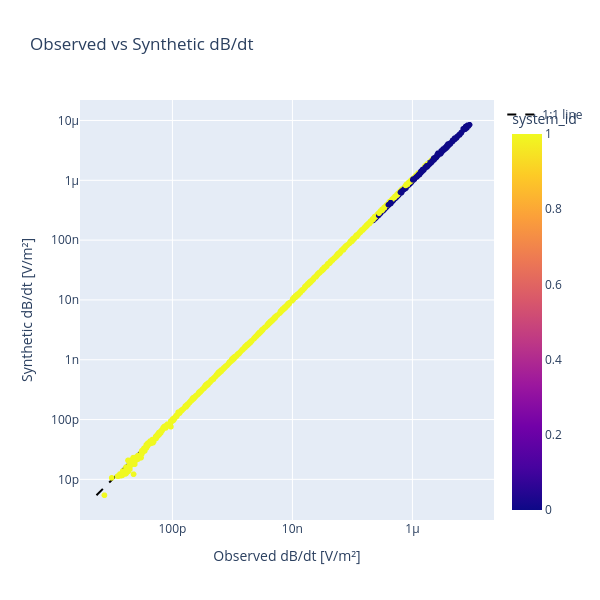

Source (notebook cell):
### Code cell
import pandas as pd
df_res2 = pd.read_csv('inversion_results.csv', index_col=0)

import plotly.express as px
import plotly.graph_objects as go

# Create scatter plot
fig = px.scatter(
    df_res2,
    x='dbdt',
    y='dbdt_syn',
    color='system_id',  # Color by system type
    hover_data=['site_id', 'gate_id', 'time'],  # Additional info on hover
    title='Observed vs Synthetic dB/dt',
    labels={
        'dbdt': 'Observed dB/dt [V/m²]',
        'dbdt_syn': 'Synthetic dB/dt [V/m²]'
    }
)

# Add 1:1 line for reference
min_val = min(df_res['dbdt'].min(), df_res['dbdt_syn'].min())
max_val = max(df_res['dbdt'].max(), df_res['dbdt_syn'].max())

fig.add_trace(
    go.Scatter(
        x=[min_val, max_val],
        y=[min_val, max_val],
        mode='lines',
        name='1:1 line',
        line=dict(color='black', dash='dash')
    )
)

# Set log scale for both axes
fig.update_layout(
    xaxis_type="log",
    yaxis_type="log",
    width=600,
    height=600
)

fig.show()

### Figure 1 — Plotly figure (JSON) as saved in the notebook; plotly's stock layout.template omitted (floating-point values rounded to 4 significant figures; data arrays with more than 128 entries replaced by an {"elided": "..."} marker saying what was removed)
{"data": [{"customdata": {"elided": "1530x3 float values"}, "hovertemplate": "Observed dB/dt [V/m²]=%{x}<br>Synthetic dB/dt [V/m²]=%{y}<br>site_id=%{customdata[0]}<br>gate_id=%{customdata[1]}<br>time=%{customdata[2]}<br>system_id=%{marker.color}<extra></extra>", "legendgroup": "", "marker": {"color": {"elided": "1530 int values"}, "coloraxis": "coloraxis", "symbol": "circle"}, "mode": "markers", "name": "", "showlegend": false, "type": "scattergl", "x": {"elided": "1530 float values"}, "xaxis": "x", "y": {"elided": "1530 float values"}, "yaxis": "y"}, {"line": {"color": "black", "dash": "dash"}, "mode": "lines", "name": "1:1 line", "type": "scatter", "x": [5.425e-12, 8.953e-06], "y": [5.425e-12, 8.953e-06]}], "layout": {"coloraxis": {"colorbar": {"title": {"text": "system_id"}}, "colorscale": [[0, "#0d0887"], [0.1111, "#46039f"], [0.2222, "#7201a8"], [0.3333, "#9c179e"], [0.4444, "#bd3786"], [0.5556, "#d8576b"], [0.6667, "#ed7953"], [0.7778, "#fb9f3a"], [0.8889, "#fdca26"], [1, "#f0f921"]]}, "height": 600, "legend": {"tracegroupgap": 0}, "title": {"text": "Observed vs Synthetic dB/dt"}, "width": 600, "xaxis": {"anchor": "y", "domain": [0, 1], "title": {"text": "Observed dB/dt [V/m²]"}, "type": "log"}, "yaxis": {"anchor": "x", "domain": [0, 1], "title": {"text": "Synthetic dB/dt [V/m²]"}, "type": "log"}}}
